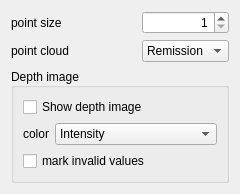
      <widget class="QWidget" name="tab_8">
       <attribute name="title">
        <string>additional</string>
       </attribute>
       <layout class="QFormLayout" name="formLayout_16">
        <item row="1" column="0">
         <widget class="QLabel" name="label">
          <property name="minimumSize">
           <size>
            <width>125</width>
            <height>0</height>
           </size>
          </property>
          <property name="text">
           <string>point size</string>
          </property>
         </widget>
        </item>
        <item row="1" column="1">
         <widget class="QSpinBox" name="spinPointSize">
          <property name="alignment">
           <set>Qt::AlignRight|Qt::AlignTrailing|Qt::AlignVCenter</set>
          </property>
          <property name="minimum">
           <number>1</number>
          </property>
         </widget>
        </item>
        <item row="3" column="0">
         <widget class="QLabel" name="label_2">
          <property name="minimumSize">
           <size>
            <width>100</width>
            <height>0</height>
           </size>
          </property>
          <property name="text">
           <string>point cloud</string>
          </property>
         </widget>
        </item>
        <item row="3" column="1">
         <widget class="QComboBox" name="cmbPointColorMode">
          <property name="currentIndex">
           <number>1</number>
          </property>
          <item>
           <property name="text">
            <string>None</string>
           </property>
          </item>
          <item>
           <property name="text">
            <string>Remission</string>
           </property>
          </item>
          <item>
           <property name="text">
            <string>Depth</string>
           </property>
          </item>
         </widget>
        </item>
        <item row="4" column="0" colspan="2">
         <widget class="QGroupBox" name="groupBox">
          <property name="title">
           <string>Depth image</string>
          </property>
          <property name="alignment">
           <set>Qt::AlignLeading|Qt::AlignLeft|Qt::AlignVCenter</set>
          </property>
          <property name="flat">
           <bool>false</bool>
          </property>
          <property name="checkable">
           <bool>false</bool>
          </property>
          <layout class="QFormLayout" name="formLayout_2">
           <property name="fieldGrowthPolicy">
            <enum>QFormLayout::AllNonFixedFieldsGrow</enum>
           </property>
           <item row="0" column="0" colspan="2">
            <widget class="QCheckBox" name="chkShowDepthImage">
             <property name="text">
              <string>Show depth image</string>
             </property>
             <property name="checked">
              <bool>false</bool>
             </property>
            </widget>
           </item>
           <item row="1" column="0">
            <widget class="QLabel" name="label_4">
             <property name="text">
              <string>color</string>
             </property>
            </widget>
           </item>
           <item row="1" column="1">
            <widget class="QComboBox" name="cmbDepthColorMode">
             <item>
              <property name="text">
               <string>Intensity</string>
              </property>
             </item>
             <item>
              <property name="text">
               <string>HSV</string>
              </property>
             </item>
             <item>
              <property name="text">
               <string>Raw</string>
              </property>
             </item>
             <item>
              <property name="text">
               <string>Residual</string>
              </property>
             </item>
             <item>
              <property name="text">
               <string>Outlier</string>
              </property>
             </item>
             <item>
              <property name="text">
               <string>Weights</string>
              </property>
             </item>
             <item>
              <property name="text">
               <string>Cutoff</string>
              </property>
             </item>
             <item>
              <property name="text">
               <string>Height</string>
              </property>
             </item>
            </widget>
           </item>
           <item row="2" column="0" colspan="2">
            <widget class="QCheckBox" name="chkMarkInvalidDepthValues">
             <property name="text">
              <string>mark invalid values</string>
             </property>
            </widget>
           </item>
          </layout>
         </widget>
        </item>
       </layout>
      </widget>
